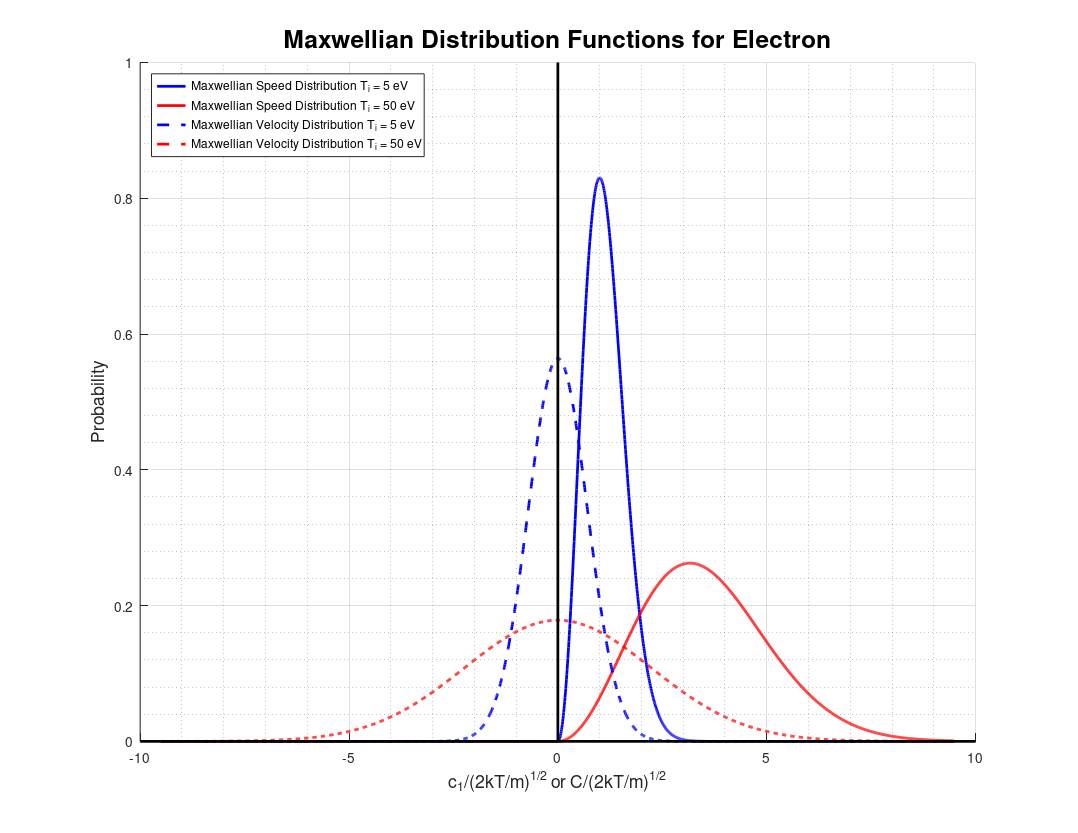

The MATLAB script that drew this image:
clc; clear;

% Initialize variables
m = 4.48e-26;     % Mass of Electron [kg]
k = 1.38e-23;     % Boltzmann's constant [J/K]
Te = [5; 50];           % Particle Temperature [eV]




% Convert eV to K
T = 1.16045221e4*Te; %Temperature [K]

% Compute two frequently used constants
C1 = [4*pi*(m/(2*pi*k*T(1)))^(3/2);4*pi*(m/(2*pi*k*T(2)))^(3/2);]
C2 = [m/(2*k*T(1));m/(2*k*T(2))];
C3 = [(m/(2*pi*k*T(1)))^(1/2);(m/(2*pi*k*T(2)))^(1/2)];

c_mp1 = sqrt((2*k*T(1))/(m)) %Most Probable Speed
c_mp2 = sqrt((2*k*T(2))/(m))

c = [-3*c_mp2:50:3*c_mp2];  % Particle Velocity Magnitude [m/s]
for i=1:length(c)
    %Maxwellian Speed Distribution Function
    if c(i)<0
        chiM(1,i)=0;
        chiM(2,i)=0;
    else
        chiM(1,i) = C1(1) * c(i)^2 * exp(-C2(1) * c(i)^2);
        chiM(2,i) = C1(2) * c(i)^2 * exp(-C2(2) * c(i)^2);
    end
    
    %Maxwellian Velocity Distribution Function
    fM(1,i) = C3(1) * exp(-C2(1) * c(i)^2);
    fM(2,i) = C3(2) * exp(-C2(2) * c(i)^2);
    %fM1 = C3 * exp(-C2 * c(i)^2);
    %fM(i) = norm([fM1, fM1, fM1]);
end
hold on
plot(c/c_mp1,chiM(1,:)*c_mp1,'-b','LineWidth',2) %normalize with cmp.
plot(c/c_mp1,chiM(2,:)*c_mp1,'-r','LineWidth',2) %normalize with cmp.
plot(c/c_mp1,fM(1,:)*c_mp1,'--b','LineWidth',2)
plot(c/c_mp1,fM(2,:)*c_mp1,'--r','LineWidth',2)
xL = xlim;
yL = ylim;
line(xL, [0 0],'color','k','linewidth',2) %x-axis 
line([0 0], yL,'color','k','linewidth',2) %y-axis
title('Maxwellian Distribution Functions for Electron', 'FontSize', 18);
ylabel('Probability', 'FontSize', 13)
xlabel('c_1/(2kT/m)^{1/2} or C/(2kT/m)^{1/2}', 'FontSize', 13)
grid on
grid minor
legend('Maxwellian Speed Distribution T_i = 5 eV',...
    'Maxwellian Speed Distribution T_i = 50 eV',...
    'Maxwellian Velocity Distribution T_i = 5 eV',...
    'Maxwellian Velocity Distribution T_i = 50 eV',...
    'Location','northwest')

set(gcf,'paperorientation','landscape');
set(gcf,'paperunits','normalized');
set(gcf,'paperposition',[0 0 1 1]);
print(gcf,'-dpdf','electronBoth.pdf');
